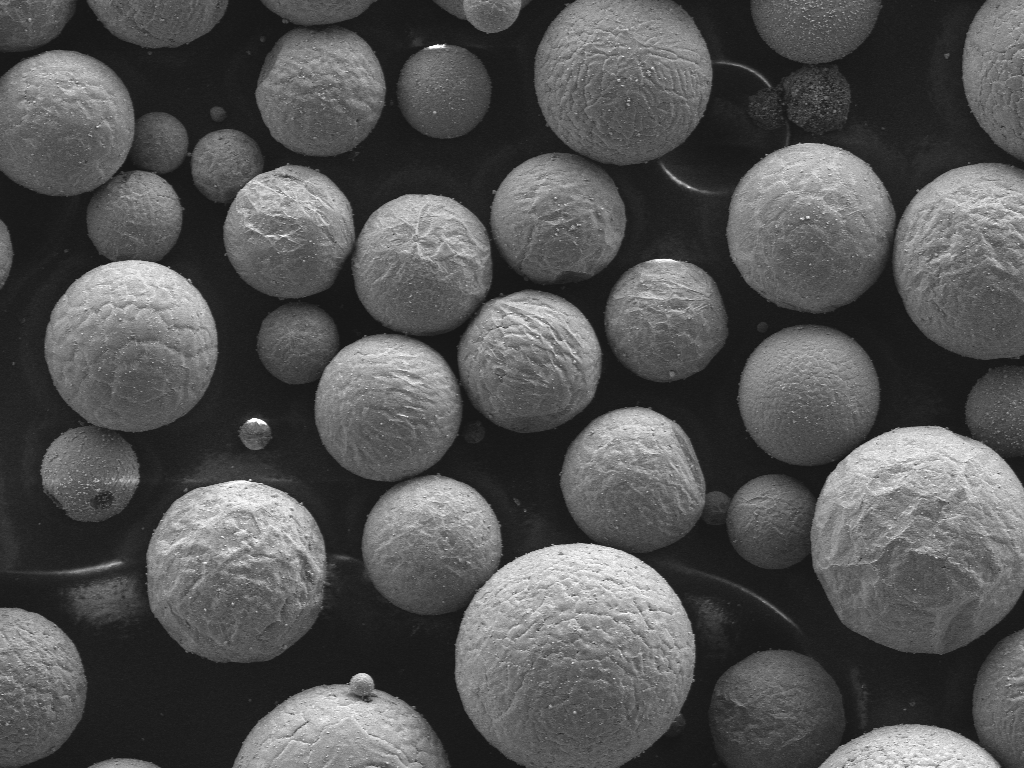
#> input picture data_mirror/aa7075/Original_Image_for_Fig_2d.tif, 1024 x 768 px, found by its file name; its folder holds 3 pictures in this run
$ python make_failures.py
#> lines starting #> are read from the running program, lines starting #| are printed output that depends on the picture; after the words box and inside, x2 and y2 are one past the last pixel; in counts of white or black regions, pixels touching at a corner belong together
### src/imio.py
"""Image loading shared by all modules. Returns 2D uint8 grayscale."""
from pathlib import Path

import cv2
import numpy as np

IMG_EXTS = {".tif", ".tiff", ".png", ".jpg", ".jpeg", ".bmp"}


def load_gray(path) -> np.ndarray:
    path = Path(path)
    if path.suffix.lower() in (".tif", ".tiff"):
        import tifffile
        a = tifffile.imread(str(path))
    else:
        a = cv2.imread(str(path), cv2.IMREAD_UNCHANGED)
        if a is None:
            raise IOError(f"cannot read {path}")
        if a.ndim == 3:
            a = a[..., ::-1]  # BGR(A) -> RGB(A)
    a = np.asarray(a)
    while a.ndim > 3:  # multi-page / extra axes: take first plane
        a = a[0]
    if a.ndim == 3:
        if a.shape[-1] in (3, 4):
            a = a[..., :3].astype(np.float32) @ np.array([0.299, 0.587, 0.114], np.float32)
        else:  # (pages, H, W)
            a = a[0]
    if a.dtype != np.uint8:
        a = a.astype(np.float32)
        lo, hi = float(a.min()), float(a.max())
        a = (a - lo) / (hi - lo + 1e-12) * 255.0
    return np.clip(a, 0, 255).astype(np.uint8)


# [5 lines left out: function list_images, not called in this run]

### src/segment.py
"""Particle segmentation: watershed baseline and Cellpose cyto3 (zero-shot).

No alloy-specific thresholds. Every parameter is either global (Otsu) or scaled
by the particle radius estimated from the image itself.
"""
from __future__ import annotations

import time

import cv2
import numpy as np
from scipy import ndimage as ndi
from skimage import filters, measure, morphology, segmentation

MIN_AREA_PX = 20
_CP_MODEL = None


# ------------------------------------------------------------ preprocessing
def preprocess(img_u8: np.ndarray) -> np.ndarray:
    """Grayscale uint8 -> CLAHE -> float32 in [0, 1]."""
    tile = max(2, int(round(max(img_u8.shape) / 128)))
    clahe = cv2.createCLAHE(clipLimit=2.0, tileGridSize=(tile, tile))
    g = clahe.apply(img_u8).astype(np.float32)
    lo, hi = np.percentile(g, [0.5, 99.5])
    return np.clip((g - lo) / (hi - lo + 1e-6), 0, 1)


def foreground(g: np.ndarray) -> np.ndarray:
    """Foreground = above the lower threshold of a 3-class multi-Otsu.

    SE images of powder have three populations: dark substrate, shaded particle
    flanks, bright particle tops. Plain Otsu splits flanks from tops and cuts
    spheres in half; the lower multi-Otsu threshold separates substrate from
    everything else. Tested on synthetic GT masks: IoU 0.94-0.96 vs 0.85-0.89
    for Otsu (CLAHE input).
    """
    s = filters.gaussian(g, 1.0)
    try:
        t = filters.threshold_multiotsu(s, 3)[0]
    except ValueError:
        t = filters.threshold_otsu(s)
    fg = s > t
    fg = morphology.binary_opening(fg, morphology.disk(1))
    fg = ndi.binary_fill_holes(fg)
    return morphology.remove_small_objects(fg, MIN_AREA_PX)


def estimate_radius(fg: np.ndarray) -> float:
    """Typical particle radius (px): median over components of the max inscribed radius."""
    dist = ndi.distance_transform_edt(fg)
    lab = measure.label(fg)
    if lab.max() == 0:
        return 5.0
    maxd = ndi.maximum(dist, lab, index=np.arange(1, lab.max() + 1))
    return float(np.median(maxd))


# ------------------------------------------------------------ watershed
WS_H = 0.05          # h-maxima height on the combined surface
WS_SMOOTH = 0.25     # brightness smoothing sigma, as a fraction of est. radius


def segment_watershed(img_u8: np.ndarray, g=None, h=WS_H, smooth=WS_SMOOTH):
    """Marker-controlled watershed on (distance / r_est) + smoothed brightness.

    Distance transform alone merges overlapping spheres (wide necks, low
    prominence). SE images of spheres are brightest near the top centre, so adding
    brightness separates them. Brightness is smoothed at 0.25 * r_est so surface
    texture (dendritic/wrinkled skins) does not seed extra markers.
    Tuned on held-out synthetic renders 49-50 and checked visually on AA7075:
    smooth=0 gave +6 pts synthetic recall but shattered textured real spheres.
    """
    g = preprocess(img_u8) if g is None else g
    fg = foreground(g)
    dist = ndi.distance_transform_edt(fg)
    r_est = estimate_radius(fg)
    bright = filters.gaussian(g, max(1.0, smooth * r_est))
    surf = filters.gaussian(dist, 0.5, preserve_range=True) / max(r_est, 1.0) + bright
    markers = measure.label(morphology.h_maxima(surf, h))
    labels = segmentation.watershed(-surf, markers, mask=fg)
    return labels.astype(np.int32), {"r_est_px": r_est}


# ------------------------------------------------------------ cellpose
def _cellpose():
    global _CP_MODEL
    if _CP_MODEL is None:
        import torch
        from cellpose import models
        _CP_MODEL = models.Cellpose(gpu=torch.cuda.is_available(), model_type="cyto3")
    return _CP_MODEL


def segment_cellpose(img_u8: np.ndarray, g=None, diameter=None):
    g = preprocess(img_u8) if g is None else g
    m = _cellpose()
    masks, _flows, _styles, diam = m.eval(g, diameter=diameter, channels=[0, 0])
    return masks.astype(np.int32), {"diameter_px": float(np.atleast_1d(diam)[0])}


# ------------------------------------------------------------ post
def postprocess(labels: np.ndarray, min_area=MIN_AREA_PX) -> np.ndarray:
    labels = segmentation.clear_border(labels)
    labels = morphology.remove_small_objects(labels, min_area)
    labels, _, _ = segmentation.relabel_sequential(labels)
    return labels.astype(np.int32)


def segment(img_u8: np.ndarray, method: str = "cellpose", **kw):
    """method: watershed | cellpose (auto diameter) | cellpose_ws (diameter from
    watershed median ECD). Returns (labels, info)."""
    t0 = time.time()
    g = preprocess(img_u8)
    if method == "watershed":
        lab, info = segment_watershed(img_u8, g)
    elif method == "cellpose":
        lab, info = segment_cellpose(img_u8, g, diameter=kw.get("diameter"))
    elif method == "cellpose_ws":
        wl, winfo = segment_watershed(img_u8, g)
        wl = postprocess(wl)
        areas = np.bincount(wl.ravel())[1:]
        d = float(np.median(2 * np.sqrt(areas / np.pi))) if len(areas) else None
        lab, info = segment_cellpose(img_u8, g, diameter=d)
        info["ws_median_ecd_px"] = d
    else:
        raise ValueError(f"unknown method {method}")
    lab = postprocess(lab)
    info["seconds"] = round(time.time() - t0, 2)
    info["n"] = int(lab.max())
    return lab, info


# ------------------------------------------------------------ overlay
def overlay(img_u8: np.ndarray, labels: np.ndarray, alpha=0.35, title=None) -> np.ndarray:
    """BGR overlay: random colour fill + white-ish boundaries."""
    rgb = cv2.cvtColor(img_u8, cv2.COLOR_GRAY2BGR).astype(np.float32)
    n = int(labels.max())
    if n:
        rng = np.random.default_rng(0)
        cols = rng.integers(60, 255, size=(n + 1, 3)).astype(np.float32)
        cols[0] = 0
        m = labels > 0
        rgb[m] = (1 - alpha) * rgb[m] + alpha * cols[labels[m]]
        b = segmentation.find_boundaries(labels, mode="inner")
        rgb[b] = cols[labels[b]] * 0.5 + 127
    out = np.clip(rgb, 0, 255).astype(np.uint8)
    if title:
        # yellow text on a black box (a thick black outline drawn as text spills
        # past the yellow glyphs and looks like extra digits: 'n=176' -> 'n=17676')
        s = max(0.5, img_u8.shape[1] / 1400)
        (tw, th), base = cv2.getTextSize(title, cv2.FONT_HERSHEY_SIMPLEX, s, 1)
        y = int(28 * s)
        cv2.rectangle(out, (4, y - th - 4), (12 + tw, y + base + 2), (0, 0, 0), -1)
        cv2.putText(out, title, (8, y), cv2.FONT_HERSHEY_SIMPLEX, s, (0, 255, 255), 1, cv2.LINE_AA)
    return out

### tests/make_failures.py
"""Save annotated failure examples to figures/failures/."""
import sys
from pathlib import Path

import cv2
import numpy as np

ROOT = Path(__file__).resolve().parents[1]
sys.path.insert(0, str(ROOT))
from src.imio import load_gray  # noqa: E402
from src.segment import overlay, segment  # noqa: E402
from src.synthetic_gt import ground_truth  # noqa: E402

OUT = ROOT / "figures/failures"


def caption(img, lines, scale=2):
    if scale != 1:
        img = cv2.resize(img, None, fx=scale, fy=scale, interpolation=cv2.INTER_NEAREST)
    bar = np.full((22 * len(lines) + 10, img.shape[1], 3), 255, np.uint8)
    for i, t in enumerate(lines):
        cv2.putText(bar, t, (8, 22 + 22 * i), cv2.FONT_HERSHEY_SIMPLEX, 0.55, (0, 0, 0), 1, cv2.LINE_AA)
    return np.vstack([img, bar])


def main():
    OUT.mkdir(parents=True, exist_ok=True)
    aa = ROOT / "data/aa7075"
    i2d = load_gray(aa / "Original_Image_for_Fig_2d.tif")
#> in load_gray, a is the input picture: shape (768, 1024); min 21, max 254, mean 83.9
    lab, _ = segment(i2d, "watershed")
#> in preprocess, `lo, hi = np.percentile(g, [0.5, 99.5])`: lo = 9; hi = 244
#> in foreground, `t = filters.threshold_multiotsu(s, 3)[0]`: t = 0.252
#> in foreground, `fg = s > t`:
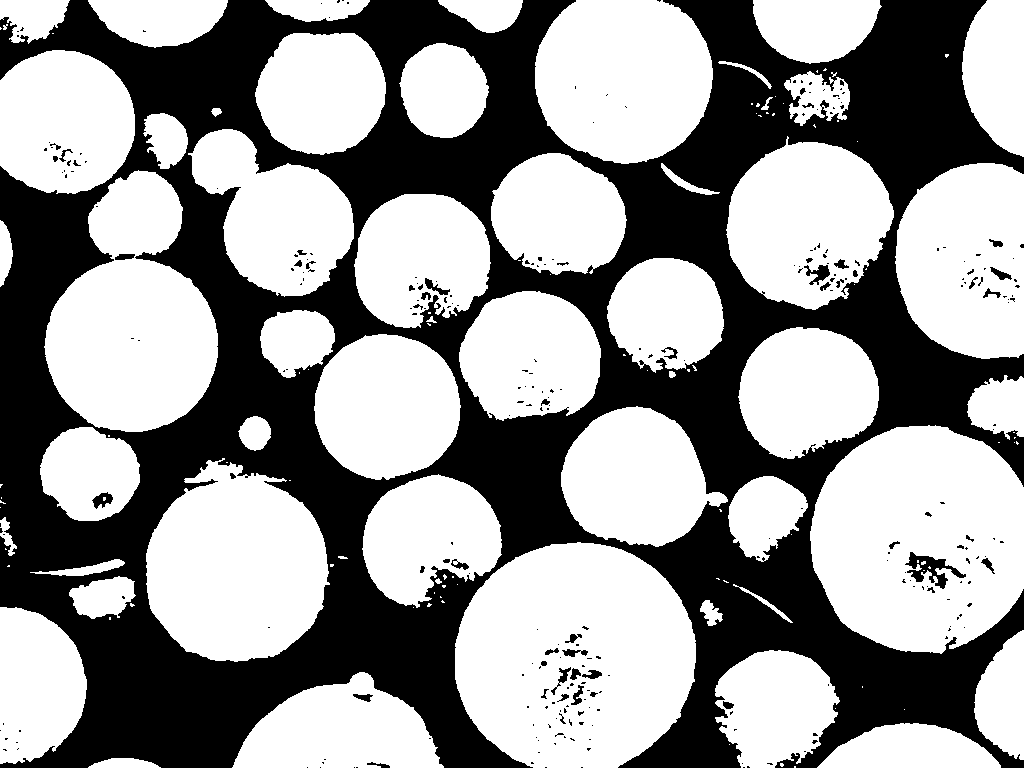
#> fg: shape (768, 1024) bool; 58.9% white; 287 black regions (233 under 20 px), largest, box (x1, y1, x2, y2) and area: (0, 0, 1024, 768) 318624, (905, 552, 966, 589) 816, (804, 265, 830, 285) 247
#> in foreground, `fg = morphology.binary_opening(fg, morphology.disk(1))`: fg: shape (768, 1024) bool; 58.7% white; 247 black regions (201 under 20 px), largest, box (x1, y1, x2, y2) and area: (0, 0, 1024, 768) 319725, (905, 552, 966, 589) 859, (551, 667, 602, 695) 326
#> in foreground, `fg = ndi.binary_fill_holes(fg)`: fg: shape (768, 1024) bool; 59.3% white; 16 black regions (14 under 20 px), largest, box (x1, y1, x2, y2) and area: (0, 0, 1024, 768) 319589, (367, 762, 390, 768) 62
#> in foreground, `return morphology.remove_small_objects(fg, MIN_AREA_PX)`: returned value: shape (768, 1024) bool; 59.3% white; 16 black regions (14 under 20 px), largest, box (x1, y1, x2, y2) and area: (0, 0, 1024, 768) 319851, (367, 762, 390, 768) 62
#> in estimate_radius, `lab = measure.label(fg)`:
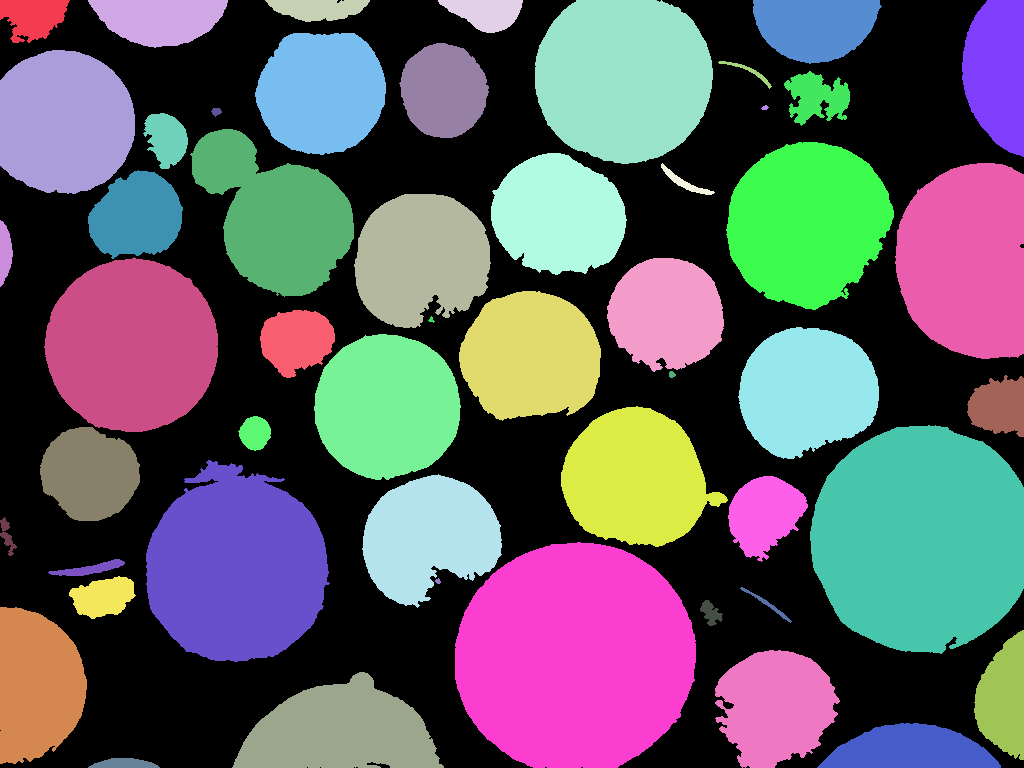
#> lab: shape (768, 1024) int32; 53 distinct labels, from 0 to 52; one colour per label, 0 black
#> in estimate_radius, `maxd = ndi.maximum(dist, lab, index=np.arange(1, lab.max() + 1))`: maxd = 52 values, max 112.2 at index 40, min 2 at index 27, mean 40.35
#> in segment_watershed, `r_est = estimate_radius(fg)`: r_est = 42.86
#> in segment_watershed, `markers = measure.label(morphology.h_maxima(surf, h))`: markers: shape (768, 1024) int64; 52 distinct labels, from 0 to 51
#> in segment_watershed, `labels = segmentation.watershed(-surf, markers, mask=fg)`:
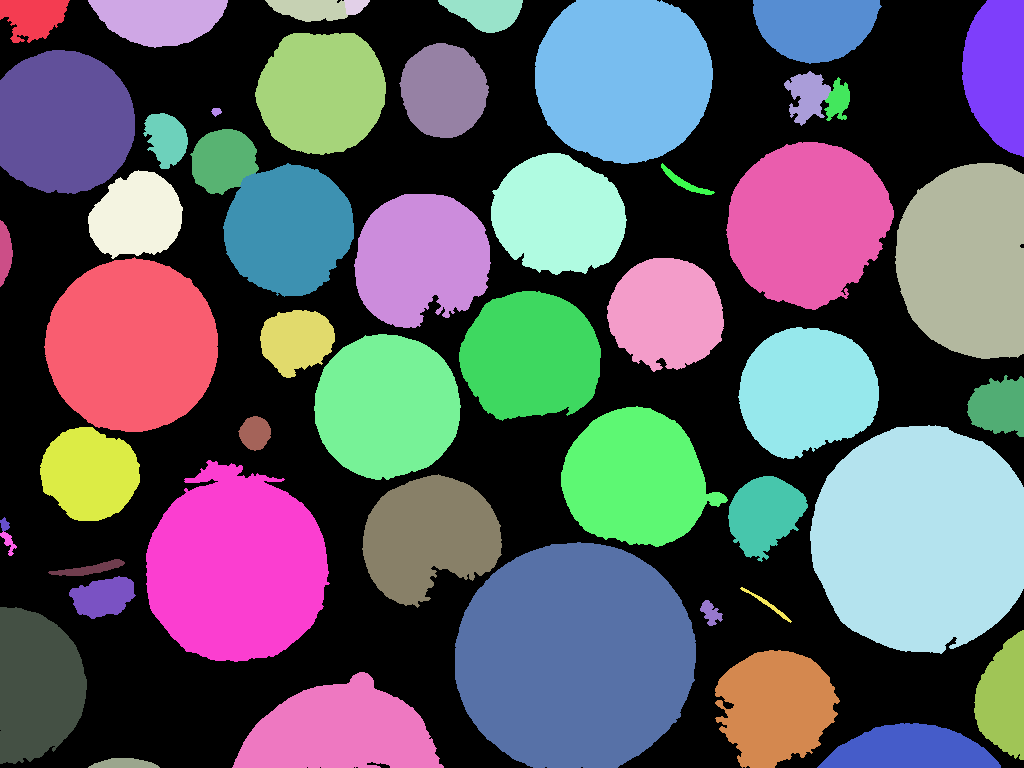
#> labels: shape (768, 1024) int64; 52 distinct labels, from 0 to 51; one colour per label, 0 black
#> in segment, `lab, info = segment_watershed(img_u8, g)`: lab: shape (768, 1024) int32; 52 distinct labels, from 0 to 51
#> in segment, `lab, info = segment_watershed(img_u8, g)`: info = {'r_est_px': 42.86}
#> in postprocess, `labels = segmentation.clear_border(labels)`: labels: shape (768, 1024) int32; 30 distinct labels, from 0 to 44
#> in postprocess, `labels, _, _ = segmentation.relabel_sequential(labels)`:
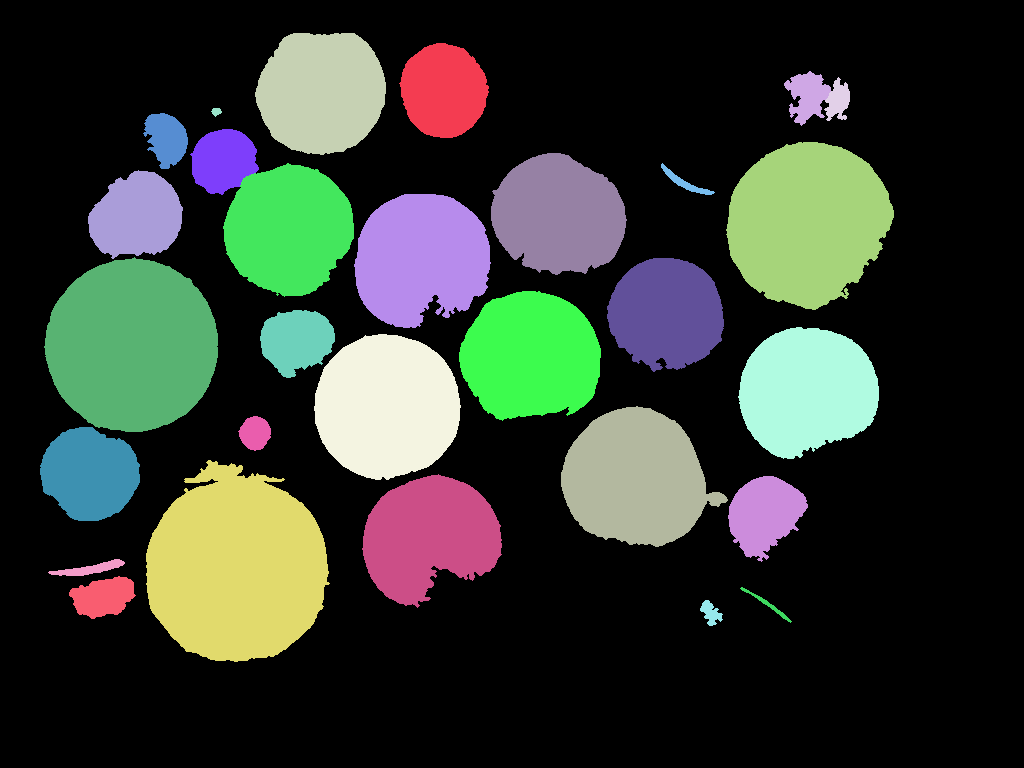
#> labels: shape (768, 1024) int32; 30 distinct labels, from 0 to 29; one colour per label, 0 black
    ov = overlay(i2d, lab)
#> in overlay, `n = int(labels.max())`: n = 29
#> in overlay, `cols = rng.integers(60, 255, size=(n + 1, 3)).astype(np.float32)`: cols = 30 rows, first 8: [225, 184, 159], [112, 120, 67], [74, 63, 94], [218, 186, 237], [158, 178, 249], [202, 183, 166], [169, 242, 114], [219, 190, 60]
#> in overlay, `m = labels > 0`: m: shape (768, 1024) bool; 31.6% white; 27 white regions, largest, box (x1, y1, x2, y2) and area: (146, 460, 330, 662) 27589, (44, 257, 218, 432) 23613, (726, 142, 894, 310) 20860
#> in overlay, `b = segmentation.find_boundaries(labels, mode="inner")`: b: shape (768, 1024) bool; 1.1% white in thin lines or dots, all inside (x1, y1, x2, y2) = (40, 33, 894, 662)
#> in overlay, `rgb[b] = cols[labels[b]] * 0.5 + 127`: rgb: shape (768, 1024, 3) float32; mean of channels 0, 1, 2 89.2, 89.7, 90.7
    cv2.imwrite(str(OUT / "fail1_2d_watershed_shaded_flanks_edge_loss.png"), caption(ov, [
        "Fig 2d, watershed: shaded lower flanks fall below the foreground threshold -> crescent-cut masks (undersize).",
        "Large spheres touching the frame are excluded (grey, unlabelled): only 29 particles kept, D90 -41% vs laser.",
    ], scale=1))
#> in caption, `return np.vstack([img, bar])`:
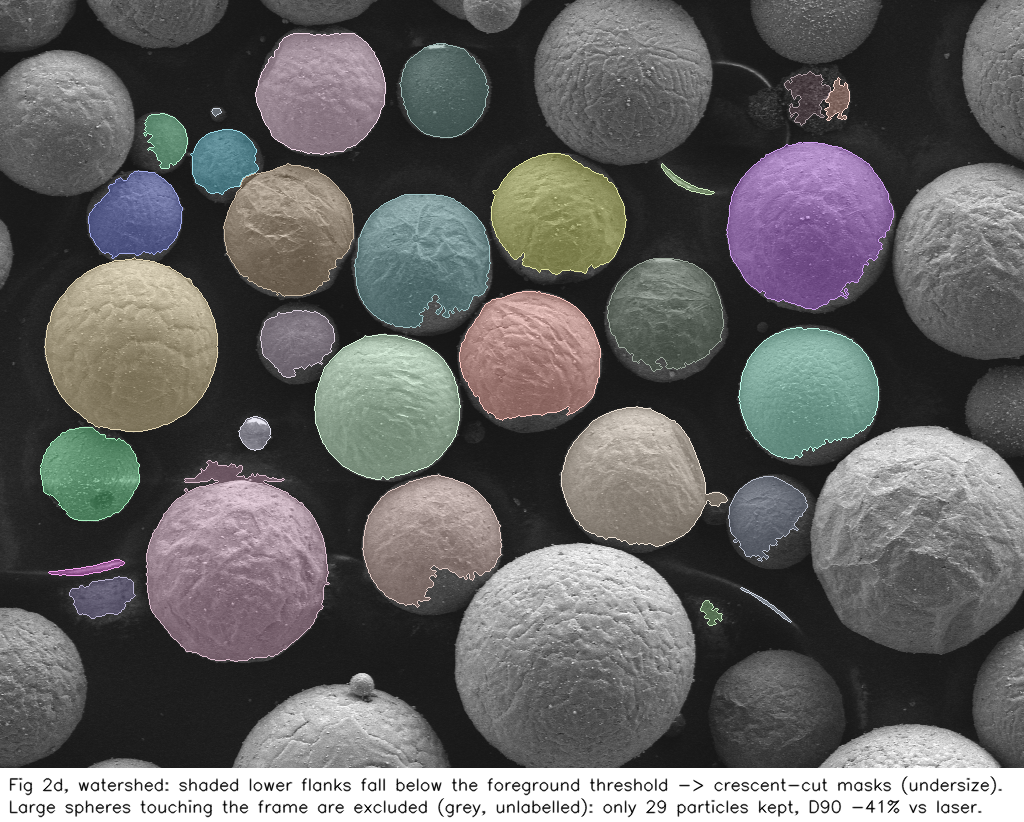
#> returned value: shape (822, 1024, 3); mean of channels 0, 1, 2 98.4, 98.9, 99.8; drawn as B, G, R

    lab, _ = segment(i2d, "cellpose")
    ov = overlay(i2d, lab)[0:260, 600:920]
    cv2.imwrite(str(OUT / "fail2_2d_cellpose_background_false_positive.png"), caption(ov, [
        "Fig 2d, Cellpose: straight-edged mask on substrate",
        "between spheres (false positive).",
    ]))

    i2a = load_gray(aa / "Original_Image_for_Fig_2a.tif")
    lab, _ = segment(i2a, "watershed")
    ov = overlay(i2a, lab)[100:330, 40:330]
    cv2.imwrite(str(OUT / "fail3_2a_watershed_agglomerate_merge.png"), caption(ov, [
        "Fig 2a, watershed: satellite cluster / agglomerate",
        "kept as one object (oversize, low solidity).",
    ]))

    syn = ROOT / "data/synthetic/h-weibull_fit-loc0.12-shape0.6"
    img = load_gray(syn / "renders/particles1.png")
    lab, _ = segment(img, "watershed")
    gt, ids = ground_truth(syn / "particles/particles1.json")
    ov = overlay(img, lab, alpha=0.25)
    b = cv2.morphologyEx((ids + 1).astype(np.uint16), cv2.MORPH_GRADIENT, np.ones((3, 3), np.uint8)) > 0
    ov[b] = (0, 0, 255)
    cv2.imwrite(str(OUT / "fail4_synthetic_overlap_merge.png"), caption(ov[0:256, 0:256], [
        "Synthetic PSD h, watershed (fill) vs ray-cast GT (red):",
        "overlapping spheres merged into one label -> missed",
        "small particles, D50 biased high (+19% on PSD h).",
    ], scale=3))
    print("saved", sorted(p.name for p in OUT.glob("*.png")))


if __name__ == "__main__":
    main()
#> (the call stopped at in _cellpose, `_CP_MODEL = models.Cellpose(gpu=torch.cuda.is_available(), model_type=..`: torch is not available in this run)
